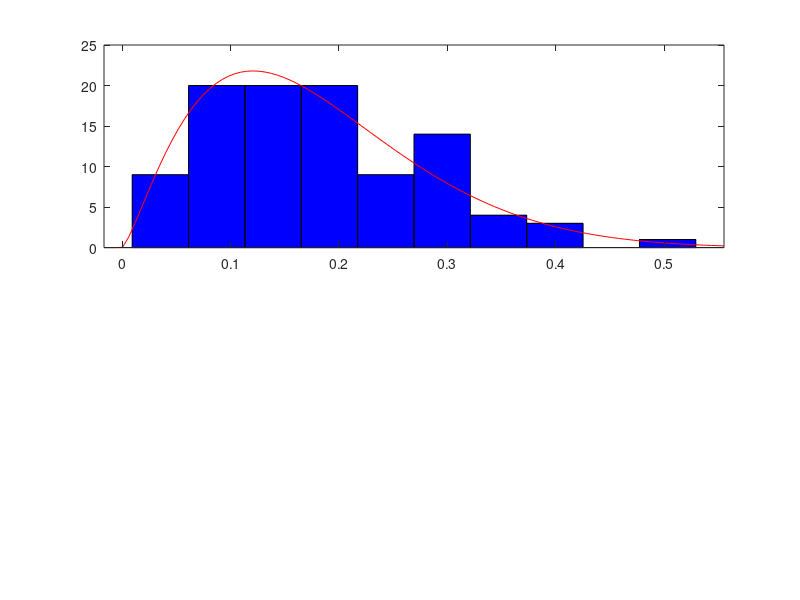

Source code (MATLAB): (Note: this script raises an error after producing the figure.)
%%%%%%%%%%%%%%%%%%%%%%%%%%%%%%%%%%%%%%%%%%%%%%%%%%%%%%%%%%%%%%%%%%%%%%%%%%%%%%%%%%
% This code generates Fig.4 Visualisation of median and mean on skewed and       %
% normal distribution of data.                                                   %
% Article: [Are D2D and RIS in the Same League? Cooperative RSSI-based 
% Localization Model and Performance Comparison]                                 % 
% Download article: [link]                                                       %
% This is version 2.0 (Last edited: 2023-03-16)                                  %
% Author: N. Chukhno                                                             %
% University Mediterranea of Reggio Calabria, Italy and CNIT, Italy.             %
% Universitat Jaume I, Spain                                                     %
% Email: nadezda.chukhno@unirc.it                                                %
%%%%%%%%%%%%%%%%%%%%%%%%%%%%%%%%%%%%%%%%%%%%%%%%%%%%%%%%%%%%%%%%%%%%%%%%%%%%%%%%%%


clear all
%% skewed
figure
subplot(2,1,1)
rng default;  % For reproducibility
b = betarnd(2,10,100,1);
%Construct a histogram using 10 bins with a beta distribution fit.
histfit(b,10,'beta')
x1=xline(mean(b));
x1.LineWidth=2;
x1.Color='g';
x1.Label='mean';
x1.LabelOrientation='horizontal';
x1.LabelVerticalAlignment='middle';
x2=xline(median(b));
x2.LineWidth=2;
x2.Color='b';
x2.Label='median';
x2.LabelOrientation='horizontal';
x2.LabelHorizontalAlignment='left';

%% normal
subplot(2,1,2)
pd = makedist('Lognormal','mu',5,'sigma',2);
rng('default');  % For reproducibility
x = random(pd,100,1);
logx = log(x);
histfit(logx)
x1=xline(mean(logx));
x1.LineWidth=2;
x1.Color='g';
x1.Label='mean';
x1.LabelOrientation='horizontal';
x1.LabelVerticalAlignment='middle';
x2=xline(median(logx));
x2.LineWidth=2;
x2.Color='b';
x2.Label='median';
x2.LabelOrientation='horizontal';
x2.LabelHorizontalAlignment='left';

